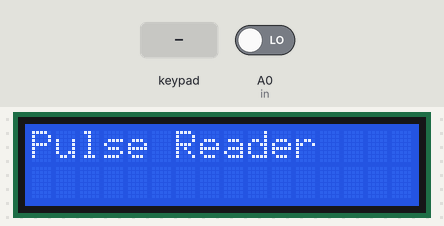
Recording of a sketch running on a simulated Arduino Uno, built with avr-gcc and run on an emulated ATmega328P. Parts: 16×2 character LCD. The inputs (shaded band) are chosen by the test bench; at power-on: A0 (in) LOW.

Above: at 0.1 s.
At 6.2 s:
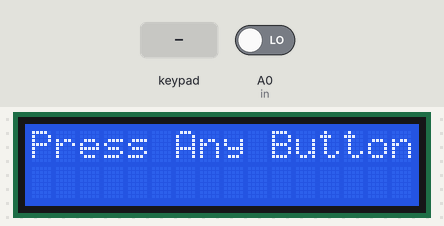
6.3 s: key '1' pressed
At 7.4 s:
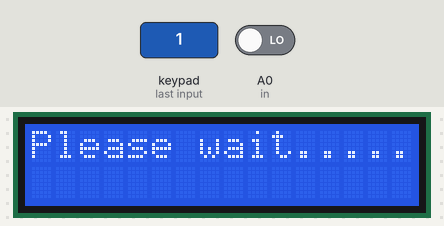
Timing chart, 0 to 9.3 s (numbered marks = the images above; inputs shaded):
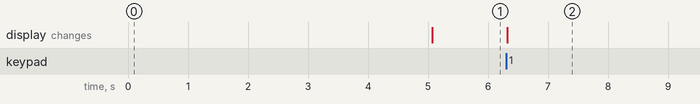

The sketch:

sketch_dec05b.ino
```cpp
# include <LiquidCrystal.h>
# include <Keypad.h>

LiquidCrystal lcd (13,12,11,10,9,8);
int in=A0;
char a='0';
char b='0';
int count=0,i=0,k=0,rate=0;
int n=0;
char password[]={a,b};
char input [2];
unsigned long time2,time1;
unsigned long time;
const byte ROWS = 4;
const byte COLS = 4;
char keys[ROWS][COLS] ={
           {'1','2','3','A'},
           {'4','5','6','B'},
           {'7','8','9','C'},
           {'*','0','#','D'}
};

byte rowPins [ROWS] = {7,6,5,4};
byte colPins [COLS] = {3,2,1,0};
Keypad mykeypad = Keypad(makeKeymap(keys), rowPins, colPins,4,4);

void setup() {
  lcd.begin (16,2);
  lcd.print ("Pulse Reader");

  delay (5000);
  lcd.clear ();
  lcd.print("Press Any Button");
  // put your setup code here, to run once:

}

void loop() {
 char key = mykeypad.getKey();
 n=0;
 if (key){
 while(n==0){

    while (n==0){
    lcd.clear();
    lcd.print ("Enter Gender");
      if (key='A'){
     lcd.print("Male");
     input[n]='A';
     n=n+1;
     }
    if (key='B'){
     lcd.clear();
     lcd.print("Female");
     input[n]='B';
     n=n+1;
    }
    else {
     lcd.clear();
     lcd.print("Try Again");
    }
    }
  while (n==1){
  lcd.clear();
  lcd.print ("Enter Age");
  if (key='1'){
    lcd.print("18-35 Yrs Old");
    input[n]='1';
    n=n+1;
  }
  if (key='2'){
    lcd.clear();
    lcd.print("36-55");
    input[n]='2';
    n=n+1;
  }
  }
  while (n==2){
  lcd.clear();
  lcd.print("Press *");
  if (key='*')
  {
    k=0;
    lcd.clear();
    lcd.print("Please wait.......");
    while(k<15)
    {
     if(digitalRead(in))
     {
      if(k==0)
      time1=millis();
      k++;
      while(digitalRead(in));
     }
    }
      time2=millis();
      rate=time2-time1;
      rate=rate/5;
      rate=75000/rate;
      lcd.clear();
      lcd.print("Heart Beat Rate:");
      lcd.setCursor(0,1);
      delay (30000);
      lcd.print(rate);
      lcd.print(" ");
      lcd.write(1);
      k=0;
      rate=0;
    }

  }
  }
  }
}
```

Measured:
- after the input at 6.3 s, the display: changes at once (image 2)
